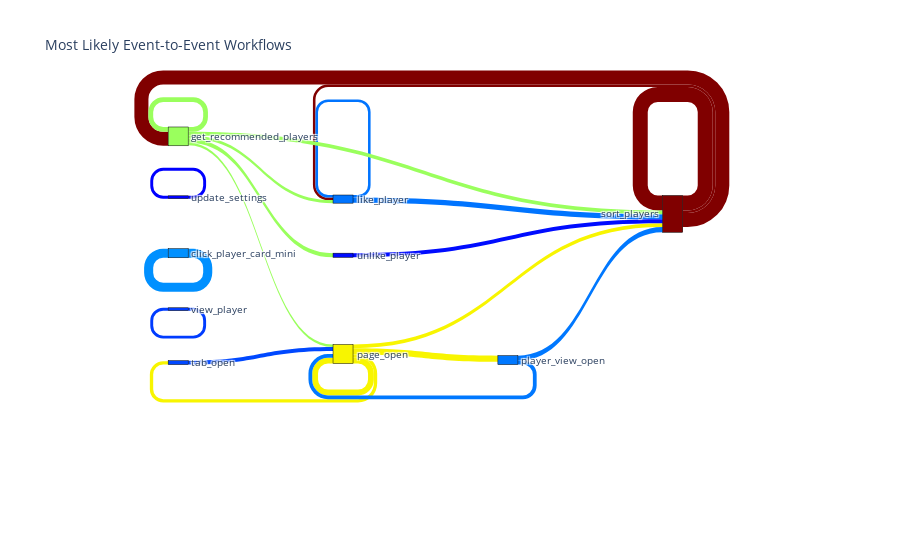

Write notebook code for a chart like this one.
### Code cell
import plotly.graph_objects as go
from collections import Counter
import numpy as np
import matplotlib.pyplot as plt
import matplotlib.colors as mcolors

# Flatten the list of sessions to get a list of all events
all_events_flat = [event for user_sessions in filtered_sessions for session in user_sessions for event in session]

# Create a list of all transitions
transitions = [(all_events_flat[i]['action'], all_events_flat[i+1]['action']) for i in range(len(all_events_flat)-1)]

# Count the frequency of each transition
transition_counts = Counter(transitions)

# Filter out transitions with a count of less than 10
transition_counts = {k: v for k, v in transition_counts.items() if v >= 30}

# Get the unique events and create a dictionary mapping events to indices
unique_events = list(set([event for transition in transitions for event in transition]))
event_to_index = {event: i for i, event in enumerate(unique_events)}

# Convert the transition counts to a format suitable for plotly
source = [event_to_index[a] for a, b in transition_counts.keys()]
target = [event_to_index[b] for a, b in transition_counts.keys()]
value = list(transition_counts.values())

# Scale the values to increase the thickness of the links
value = [v * 5 for v in value]  # Adjust the multiplier as needed

# Count the frequency of each event
event_counts = Counter([event['action'] for event in all_events_flat])

# Create a color scale based on the event frequencies
color_scale = np.interp([event_counts[event] for event in unique_events], (min(event_counts.values()), max(event_counts.values())), (0, 1))

# Convert the color scale to hexadecimal color codes
node_color = [mcolors.to_hex(plt.cm.jet(c)) for c in color_scale]  # Use the jet colormap

# Set the color of each link to match the color of the source node
link_color = [node_color[s] for s in source]

# Create the Sankey diagram
fig = go.Figure(data=[go.Sankey(
    node = dict(
      pad = 50,
      thickness = 20,
      line = dict(color = "black", width = 0.5),
      label = unique_events,
      color = node_color
    ),
    link = dict(
      source = source,
      target = target,
      value = value,
      color = link_color
  ))])

fig.update_layout(title_text="Most Likely Event-to-Event Workflows", font_size=10)
fig.show()

### Figure 1 — Plotly figure (JSON) as saved in the notebook; plotly's stock layout.template omitted (floating-point values rounded to 4 significant figures)
{"data": [{"link": {"color": ["#f8f500", "#0000ff", "#f8f500", "#f8f500", "#0078ff", "#800000", "#800000", "#0074ff", "#0074ff", "#0048ff", "#f8f500", "#0078ff", "#003cff", "#0090ff", "#800000", "#9aff5d", "#9aff5d", "#9aff5d", "#9aff5d", "#9aff5d", "#000cff"], "source": [8, 15, 8, 8, 16, 6, 6, 4, 4, 7, 8, 16, 22, 21, 6, 0, 0, 0, 0, 0, 19], "target": [7, 15, 8, 6, 8, 6, 4, 4, 6, 8, 16, 6, 22, 21, 0, 0, 8, 4, 6, 19, 6], "value": [235, 205, 410, 265, 265, 1055, 180, 180, 360, 275, 435, 365, 205, 640, 990, 335, 175, 215, 260, 295, 290]}, "node": {"color": ["#9aff5d", "#0000a8", "#000080", "#00009f", "#0074ff", "#0000b6", "#800000", "#0048ff", "#f8f500", "#0000d1", "#00009f", "#0000bb", "#0000a4", "#00008d", "#000080", "#0000ff", "#0078ff", "#0000ad", "#0000e3", "#000cff", "#0000a8", "#0090ff", "#003cff", "#000084", "#000080", "#00009f"], "label": ["get_recommended_players", "player_card_show_more_info", "hide_similar_players", "login", "like_player", "get_settings", "sort_players", "tab_open", "page_open", "get_groups", "register_error", "register", "show_similar_players", "group_opened", "player_card_hide_more_info", "update_settings", "player_view_open", "player_card_close", "close_player", "unlike_player", "fetch_similar_players", "click_player_card_mini", "view_player", "mounted", "group_closed", "logout"], "line": {"color": "black", "width": 0.5}, "pad": 50, "thickness": 20}, "type": "sankey"}], "layout": {"font": {"size": 10}, "title": {"text": "Most Likely Event-to-Event Workflows"}}}
